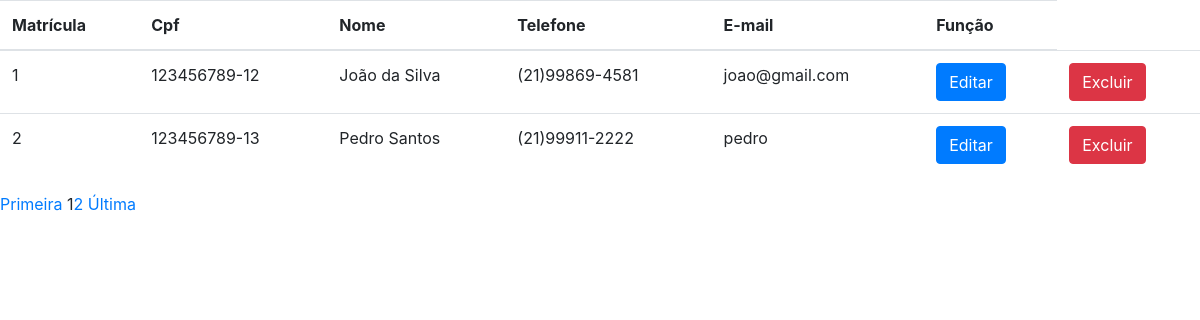
/relfuncionarios.php, run on the app's committed database.
### tables this page shows
CREATE TABLE `funcionario` (
  `matricula` int(11) NOT NULL,
  `nome` varchar(60) NOT NULL,
  `telefone` varchar(15) NOT NULL,
  `cpf` char(12) NOT NULL,
  `qualificacao` varchar(30) NOT NULL,
  `experiencia` varchar(20) NOT NULL,
  `cep` char(9) NOT NULL,
  `numerocasa` int(11) NOT NULL,
  `complemento` varchar(30) DEFAULT NULL,
  `email` varchar(50) NOT NULL,
  `senha` varchar(255) NOT NULL,
  `status` char(1) NOT NULL,
  `foto` varchar(255) NOT NULL
);

### relfuncionarios.php (the view, shortened to what this page needs)
<?php
    require_once 'conexao.php';
    require_once 'head.php';
    $pagatual = filter_input(INPUT_GET, "page", FILTER_SANITIZE_NUMBER_INT);
	$pag = (!empty($pagatual)) ? $pagatual : 1;
    $limitereg = 2;
    $inicio = ($limitereg * $pag) - $limitereg;
    $busca = "SELECT matricula,nome,telefone,cpf,email from
    funcionario WHERE status = 'A' LIMIT $inicio , $limitereg";
    $resultado= $conn->prepare($busca);
    $resultado->execute();
    if (($resultado) AND ($resultado->rowCount() != 0)) {
?>
            <table class="table">
                    <thead>
                        <tr>
                        <th>Matrícula</th>
                        <th>Cpf</th>
                        <th>Nome</th>
                        <th>Telefone</th>
                        <th>E-mail</th>
                        <th>Função</th>
                        </tr>
                    </thead>
            <tbody>
<?php
        while ($linha = $resultado->fetch(PDO::FETCH_ASSOC)) {
            extract($linha);
            ?>
                        <tr>
                            <td><?php echo $matricula; ?></td>
                            <td><?php echo $cpf; ?></td>
                            <td><?php echo $nome; ?></td>
                            <td><?php echo $telefone; ?></td>
                            <td><?php echo $email; ?></td>
                            <td>
                                <?php echo "<a href='editar.php?matricula=$matricula'>" ; ?>
                                <input type="submit" class="btn btn-primary" name="editar" value="Editar">
                            </td>
                             <td>
                                <?php echo "<a href='excluir.php?matricula=$matricula'>" ; ?>
                                <input type="submit" class="btn btn-danger" name="excluir" value="Excluir">
                            </td>
                        </tr>
    <?php
        }
    ?>
        </tbody>
        </table>
<?php
    }
    $qtregistro = "SELECT COUNT(matricula) AS registros FROM funcionario WHERE status = 'A'";
    $resultado = $conn->prepare($qtregistro);
    $resultado->execute();
    $resposta = $resultado->fetch(PDO::FETCH_ASSOC);
    $qnt_pagina = ceil($resposta['registros'] / $limitereg);
     $maximo = 2;
     echo "<a href='relfuncionarios.php?page=1'>Primeira</a> ";
   echo "$pag";
   for ($proxima = $pag + 1; $proxima <= $pag + $maximo; $proxima++) {
       if ($proxima <= $qnt_pagina) {
           echo "<a href='relfuncionarios.php?page=$proxima'>$proxima</a> ";
       }
   }
   echo "<a href='relfuncionarios.php?page=$qnt_pagina'>Última</a> ";
?>

### data on the page
funcionario: matricula "1", cpf "123456789-12", nome "João da Silva", telefone "(21)99869-4581", email "joao@gmail.com"
funcionario: matricula "2", cpf "123456789-13", nome "Pedro Santos", telefone "(21)99911-2222", email "pedro"

### other printed values
$pag "1"
